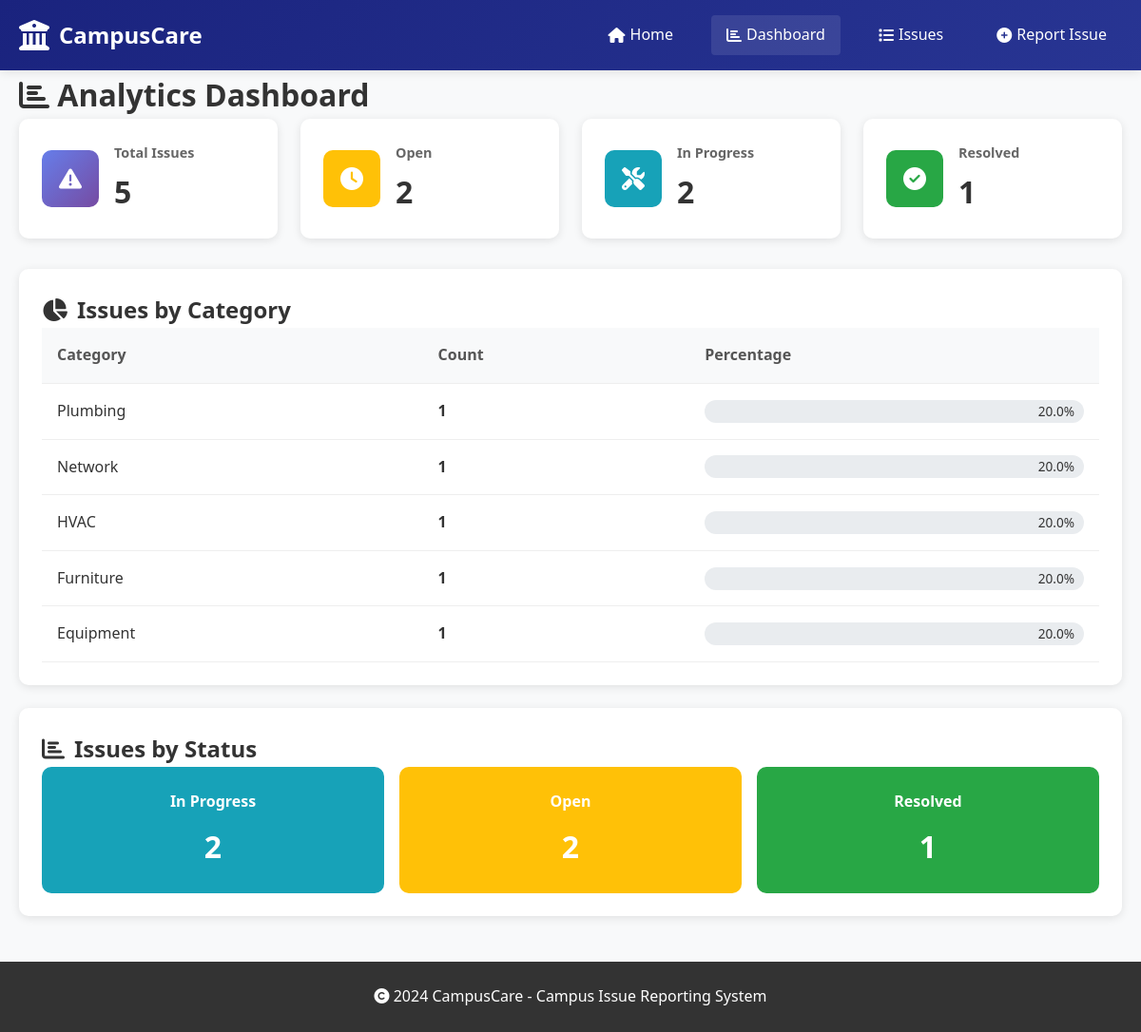
/dashboard, run on the app's committed database.
### website/app.py (models this page shows, shortened)
class Issue(db.Model):
    id = db.Column(db.Integer, primary_key=True)
    title = db.Column(db.String(100), nullable=False)
    description = db.Column(db.Text, nullable=False)
    category = db.Column(db.String(50), nullable=False)
    location = db.Column(db.String(100))
    media_url = db.Column(db.String(200))  # For uploaded images/videos
    status = db.Column(db.String(20), default='Open')
    priority = db.Column(db.String(20), default='Medium')
    image_filename = db.Column(db.String(255), nullable=True)
    comments = db.relationship('Comment', backref='issue', lazy=True)
    reported_by = db.Column(db.Integer, db.ForeignKey('user.id'))
    assigned_to = db.Column(db.Integer, db.ForeignKey('user.id'))
    department = db.Column(db.String(50))  # Assigned department
    created_at = db.Column(db.DateTime, default=datetime.utcnow)
    updated_at = db.Column(db.DateTime, default=datetime.utcnow, onupdate=datetime.utcnow)

### website/app.py (the view)
@app.route('/dashboard')
def dashboard():
    total_issues = Issue.query.count()
    open_issues = Issue.query.filter_by(status='Open').count()
    in_progress_issues = Issue.query.filter_by(status='In Progress').count()
    resolved_issues = Issue.query.filter_by(status='Resolved').count()
    category_stats = get_category_stats()
    status_stats = get_status_stats()
    recent_issues = get_recent_issues(10)
    open_percentage = round((open_issues / total_issues * 100), 1) if total_issues > 0 else 0
    resolved_percentage = round((resolved_issues / total_issues * 100), 1) if total_issues > 0 else 0
    return render_template('dashboard.html',
                         total_issues=total_issues,
                         open_issues=open_issues,
                         in_progress_issues=in_progress_issues,
                         resolved_issues=resolved_issues,
                         open_percentage=open_percentage,
                         resolved_percentage=resolved_percentage,
                         category_stats=category_stats,
                         status_stats=status_stats,
                         recent_issues=recent_issues)

### website/app.py (called while the page is built)
def get_category_stats():
    return db.session.query(
        Issue.category,
        func.count(Issue.id).label('count')
    ).group_by(Issue.category).order_by(func.count(Issue.id).desc()).all()

def get_status_stats():
    return db.session.query(
        Issue.status,
        func.count(Issue.id).label('count')
    ).group_by(Issue.status).all()

def get_recent_issues(limit=5):
    return Issue.query.order_by(Issue.created_at.desc()).limit(limit).all()

@app.template_filter('get_status_color')
def get_status_color(status):
    colors = {
        'Open': 'status-open',
        'In Progress': 'status-in-progress',
        'Resolved': 'status-resolved'
    }
    return colors.get(status, 'status-default')

### website/templates/dashboard.html (shortened to what this page needs)
{% extends "base.html" %}
{% block content %}
<div class="dashboard-header">
    <h1><i class="fas fa-chart-bar"></i> Analytics Dashboard</h1>
</div>
<div class="stats-grid">
    <div class="stat-card">
        <div class="stat-icon">
            <i class="fas fa-exclamation-triangle"></i>
        </div>
        <div class="stat-info">
            <h3>Total Issues</h3>
            <p class="stat-number">{{ total_issues }}</p>
        </div>
    </div>
    <div class="stat-card">
        <div class="stat-icon status-open">
            <i class="fas fa-clock"></i>
        </div>
        <div class="stat-info">
            <h3>Open</h3>
            <p class="stat-number">{{ open_issues }}</p>
        </div>
    </div>
    <div class="stat-card">
        <div class="stat-icon status-in-progress">
            <i class="fas fa-tools"></i>
        </div>
        <div class="stat-info">
            <h3>In Progress</h3>
            <p class="stat-number">{{ in_progress_issues }}</p>
        </div>
    </div>
    <div class="stat-card">
        <div class="stat-icon status-resolved">
            <i class="fas fa-check-circle"></i>
        </div>
        <div class="stat-info">
            <h3>Resolved</h3>
            <p class="stat-number">{{ resolved_issues }}</p>
        </div>
    </div>
</div>
<div class="card">
    <h2><i class="fas fa-chart-pie"></i> Issues by Category</h2>
    {% if category_stats %}
    <div class="chart-container">
        <table class="analytics-table">
            <thead>
                <tr>
                    <th>Category</th>
                    <th>Count</th>
                    <th>Percentage</th>
                </tr>
            </thead>
            <tbody>
                {% for category, count in category_stats %}
                <tr>
                    <td>{{ category }}</td>
                    <td><strong>{{ count }}</strong></td>
                    <td>
                        {% set percentage = (count / total_issues * 100)|round(1) if total_issues > 0 else 0 %}
                        <div class="progress-container">
                            <div class="progress-bar">
                                <span class="progress-label">{{ percentage }}%</span>
                            </div>
                        </div>
                    </td>
                </tr>
                {% endfor %}
            </tbody>
        </table>
    </div>
    {% else %}
    <p class="no-data">No category data available</p>
    {% endif %}
</div>
<div class="card">
    <h2><i class="fas fa-chart-bar"></i> Issues by Status</h2>
    {% if status_stats %}
    <div class="status-grid">
        {% for status, count in status_stats %}
        <div class="status-card {{ status|get_status_color }}">
            <div class="status-info">
                <h4>{{ status }}</h4>
                <p class="status-count">{{ count }}</p>
            </div>
        </div>
        {% endfor %}
    </div>
    {% else %}
    <p class="no-data">No status data available</p>
    {% endif %}
</div>
{% endblock %}

### website/static/style.css (style rules this page uses)
* { margin: 0; padding: 0; box-sizing: border-box; }
body { font-family: 'Segoe UI', Tahoma, Geneva, Verdana, sans-serif; line-height: 1.6; color: #333; background-color: #f8f9fa; }
.card { background: white; padding: 1.5rem; border-radius: 10px; box-shadow: 0 2px 10px rgba(0,0,0,0.1); margin-bottom: 1.5rem; }
.card h1, .card h2 { color: #333; display: flex; align-items: center; gap: 10px; }
.status-open { background: #ffc107; color: #333; }
.status-in-progress { background: #17a2b8; color: white; }
.status-resolved { background: #28a745; color: white; }
.stats-grid { display: grid; grid-template-columns: repeat(auto-fit, minmax(250px, 1fr)); gap: 1.5rem; margin-bottom: 2rem; }
.stat-card { background: white; padding: 1.5rem; border-radius: 10px; box-shadow: 0 2px 10px rgba(0,0,0,0.1); display: flex; align-items: center; gap: 1rem; }
.stat-icon { width: 60px; height: 60px; border-radius: 10px; background: linear-gradient(135deg, #667eea 0%, #764ba2 100%); color: white; display: flex; align-items: center; justify-content: center; font-size: 1.5rem; }
.stat-icon.status-open { background: #ffc107; }
.stat-icon.status-in-progress { background: #17a2b8; }
.stat-icon.status-resolved { background: #28a745; }
.stat-info h3 { font-size: 0.9rem; color: #666; margin-bottom: 0.25rem; }
.stat-number { font-size: 2rem; font-weight: bold; color: #333; }
.issues-table, .analytics-table { width: 100%; border-collapse: collapse; }
.issues-table th, .issues-table td, .analytics-table th, .analytics-table td { padding: 1rem; text-align: left; border-bottom: 1px solid #eee; }
.issues-table th, .analytics-table th { background-color: #f8f9fa; font-weight: 600; color: #555; }
.progress-container { position: relative; }
.progress-bar { height: 24px; background: #e9ecef; border-radius: 12px; overflow: hidden; position: relative; }
.progress-label { position: absolute; right: 10px; top: 50%; transform: translateY(-50%); font-size: 0.85rem; color: #333; font-weight: 500; z-index: 1; }
.status-grid { display: grid; grid-template-columns: repeat(auto-fit, minmax(150px, 1fr)); gap: 1rem; }
.status-card { padding: 1.5rem; border-radius: 10px; color: white; text-align: center; }
.status-card h4 { font-size: 1rem; margin-bottom: 0.5rem; }
.status-count { font-size: 2rem; font-weight: bold; }

### data on the page
Issue: category "Plumbing", count "1", percentage "20.0", status "In Progress", id "2"
Issue: category "Network", count "1", percentage "20.0"
Issue: category "HVAC", count "1", percentage "20.0"
Issue: category "Furniture", id "1", percentage "20.0"
Issue: category "Equipment", count "1", percentage "20.0"

### other printed values
{{ total_issues }} "5"
{{ open_issues }} "2"
{{ in_progress_issues }} "2"
{{ resolved_issues }} "1"
{{ status }} "Open" "Resolved"
{{ count }} "2" "1"
